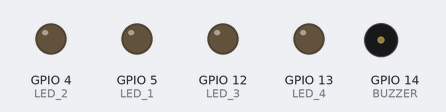
A sketch run on a simulated ESP8266 (NodeMCU). On the bench: output pins drawn as LEDs (lit = HIGH), buzzer (waves = sounding, pin HIGH). WiFi joins after 1.5 s; servers stay silent unless stated; uploads are accepted with an empty reply; what the sketch prints to the serial monitor is not drawn.

Above: at 2.1 s.
At 2.51 s:
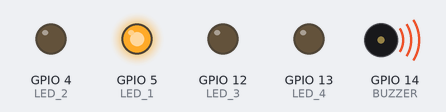
At 3.1 s:
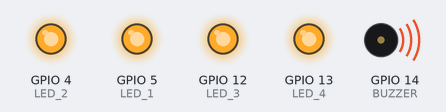
Timing chart, 0 to 4.6 s (numbered marks = the images above):
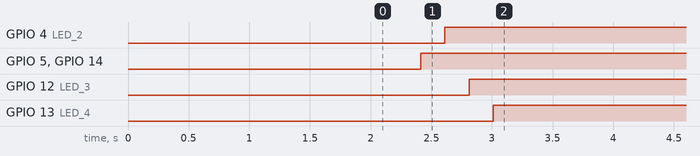

Measured:
- by itself, GPIO 4 (LED_2): LOW → HIGH at 2.6 s
- by itself, GPIO 5 (LED_1), GPIO 14 (BUZZER): LOW → HIGH at 2.4 s
- by itself, GPIO 12 (LED_3): LOW → HIGH at 2.8 s
- by itself, GPIO 13 (LED_4): LOW → HIGH at 3.0 s

The sketch:

nlt_MEDR.ino
```cpp
//including every library possibly necessary
#include <Arduino.h>
#include <ESP8266WiFi.h>
#include <ESP8266HTTPClient.h>


/*
 * VB: http://timme7893.nl/NLT/updateStatus.php?vakje=1&status=open
 *Reponse: ‘query executed’ -> Succesvol query uitgevoerd.
*/


//network ssid and pwd, if u don't get this u better not use this script,
const char* ssid     = "blabla";
const char* password = "blabla";

//giving pins names and stuff
const int LED_1 = 5;
const int LED_2 = 4;
const int LED_3 = 12;
const int LED_4 = 13;
const int BUZZER = 14;
const char* OPENSENSOR = "A0";

void setup() {
  //start serial monitor
  Serial.begin(115200);
  delay(10);
  Serial.println('\n');

  //run network setup script
  connectToNetwork();

  //set digital pins to output mode
  pinMode(LED_1, OUTPUT);
  pinMode(LED_2, OUTPUT);
  pinMode(LED_3, OUTPUT);
  pinMode(LED_4, OUTPUT);
  pinMode(BUZZER, OUTPUT);
}

void loop() {
String httpCurrTime = httpCurrentTime();
if(httpCurrTime == httpBoxTime(1)) {
  digitalWrite(LED_1, HIGH);
  digitalWrite(BUZZER, HIGH);

  if(A0 > 500) {
    httpPostShit(1);
    digitalWrite(LED_1, LOW);
    digitalWrite(BUZZER, LOW);
  }

}
if(httpCurrTime == httpBoxTime(2)) {
  digitalWrite(LED_2, HIGH);
  digitalWrite(BUZZER, HIGH);

  if(A0 > 500) {
    httpPostShit(2);
    digitalWrite(LED_2, LOW);
    digitalWrite(BUZZER, LOW);
  }

}
if(httpCurrTime == httpBoxTime(3)) {
  digitalWrite(LED_3, HIGH);
  digitalWrite(BUZZER, HIGH);

  if(A0 > 500) {
    httpPostShit(3);
    digitalWrite(LED_3, LOW);
    digitalWrite(BUZZER, LOW);
  }

}
if(httpCurrTime == httpBoxTime(4)) {
  digitalWrite(LED_4, HIGH);
  digitalWrite(BUZZER, HIGH);

  if(A0  > 500) {
    httpPostShit(4);
    digitalWrite(LED_4, LOW);
    digitalWrite(BUZZER, LOW);
  }

}

}


void connectToNetwork() {
  // connecting to the network
  WiFi.begin(ssid, password);
  Serial.print("Connecting to ");
  Serial.print(ssid); Serial.println(" ...");
  int i = 0;
  //waiting untill the fucking network connects
  while (WiFi.status() != WL_CONNECTED) {
    delay(1000);
    Serial.print(++i); Serial.print(' ');
  }
  // Sends everything needed to stalk the ESP (local ip only XD) over serial monitor
  Serial.println('\n');
  Serial.println("Connection established!");
  Serial.print("IP address:\t");
  Serial.println(WiFi.localIP());
}

void httpPostShit(int vakje) {
   Serial.println("http://timme7893.nl/NLT/updateStatus.php?vakje=" + String(vakje) + "&status=open");
   HTTPClient http;
   http.begin("http://timme7893.nl/NLT/updateStatus.php?vakje=" + String(vakje) + "&status=open");
   http.addHeader("Content-Type", "text/plain");
   int httpCode = http.POST("");
   String soarceOfPagePostHttp = http.getString();
   Serial.println(httpCode);
   Serial.println(soarceOfPagePostHttp);
   http.end();
}

String httpCurrentTime() {
  HTTPClient http;
  http.begin("http://timme7893.nl/NLT/getCurrentTime.php");
  http.addHeader("Content-Type", "text/plain");
  int httpCode = http.POST("");
  http.end();
  return http.getString();
}

String httpBoxTime(int wichBoxTime) {
   HTTPClient http;
   http.begin("http://timme7893.nl/NLT/getTime.php?vakje=" + String(wichBoxTime));
   http.addHeader("Content-Type", "text/plain");
   int httpCode = http.POST("");
   http.end();
   return http.getString();
}
```
